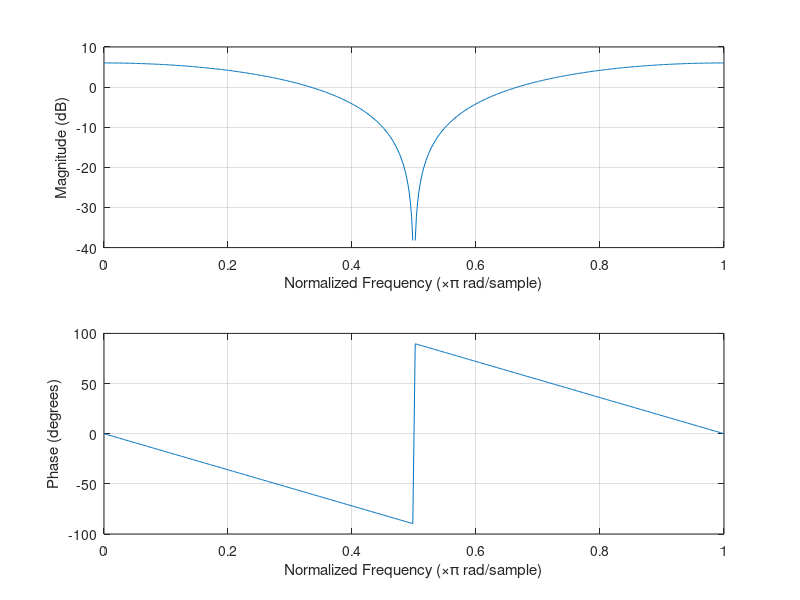

The MATLAB source for this figure: (Note: this script raises an error after producing the figure.)


freqz([1,0,1]);

y = conv([1,0,1], [1,-1]);
disp(y)

fs = 16000;
data = audioread('msksda06.wav');
filtered_data = conv(data,[1,-1]);
soundsc(data,fs)

zplane([1,0,1],[1,0]);